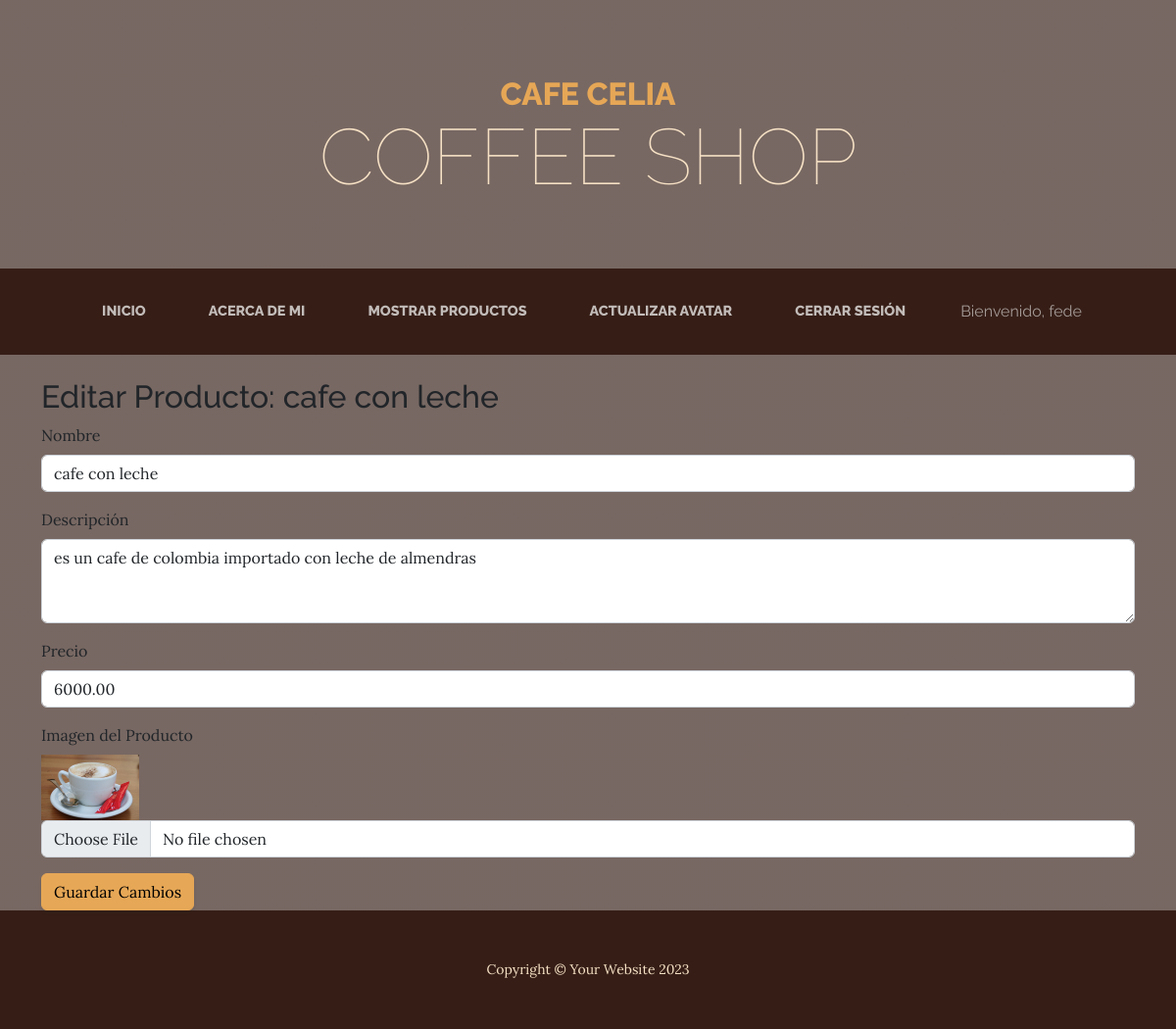
Page /productos/editar/8/ (signed in) on the committed database.
### app/models.py (models this page shows, shortened)
class Producto(models.Model):
    nombre = models.CharField(max_length=100)
    descripcion = models.TextField()
    precio = models.DecimalField(max_digits=10, decimal_places=2)
    imagen = models.ImageField(upload_to='productos/')

### app/views.py (the view)
# urls.py: path('productos/editar/<int:producto_id>/', views.editar_producto, name='editar_producto'),
@login_required
def editar_producto(request, producto_id):
    producto = get_object_or_404(Producto, id=producto_id)
    if request.method == 'POST':
        form = ProductoForm(request.POST, request.FILES, instance=producto)
        if form.is_valid():
            form.save()  # Guarda los cambios en el producto
            return redirect('mostrar_producto')  # Redirige a la página de productos
    else:
        form = ProductoForm(instance=producto)  # Carga el formulario con los datos del producto
    return render(request, 'app/editar_producto.html', {'form': form, 'producto': producto})

### app/forms.py
class ProductoForm(forms.ModelForm):
    class Meta:
        model = Producto
        fields = ['nombre', 'descripcion', 'precio', 'imagen']
        widgets = {
            'nombre': forms.TextInput(attrs={'class': 'form-control', 'placeholder': 'Nombre del producto'}),
            'descripcion': forms.Textarea(attrs={'class': 'form-control', 'placeholder': 'Descripción'}),
            'precio': forms.NumberInput(attrs={'class': 'form-control', 'placeholder': 'Precio'}),
            'imagen': forms.ClearableFileInput(attrs={'class': 'form-control'}),
        }

### app/templates/app/editar_producto.html (shortened to what this page needs)
{% extends "app/base.html" %}
{% block main %}
    <h2>Editar Producto: {{ producto.nombre }}</h2>
    <form method="POST" enctype="multipart/form-data">
        <div class="mb-3">
            <label for="nombre" class="form-label">Nombre</label>
            <input type="text" class="form-control" id="nombre" name="nombre" value="{{ producto.nombre }}" required>
        </div>
        <div class="mb-3">
            <label for="descripcion" class="form-label">Descripción</label>
            <textarea class="form-control" id="descripcion" name="descripcion" rows="3" required>{{ producto.descripcion }}</textarea>
        </div>
        <div class="mb-3">
            <label for="precio" class="form-label">Precio</label>
            <input type="number" class="form-control" id="precio" name="precio" value="{{ producto.precio }}" step="0.01" required>
        </div>
        <div class="mb-3">
            <label for="imagen" class="form-label">Imagen del Producto</label>
            {% if producto.imagen %}
                <div>
                    <img src="{{ producto.imagen.url }}" alt="{{ producto.nombre }}" style="max-width: 100px;">
                </div>
            {% endif %}
            <input type="file" class="form-control" id="imagen" name="imagen">
        </div>
        <button type="submit" class="btn btn-primary">Guardar Cambios</button>
    </form>
{% endblock %}

### app/templates/app/base.html (shortened to what this page needs)
<!DOCTYPE html>
{% load static %}
<html lang="en">
    <head>
        <link href="{% static 'app/css/styles.css' %}" rel="stylesheet" />
    </head>
    <body>
        <header>
            <h1 class="site-heading text-center text-faded d-none d-lg-block">
                <span class="site-heading-upper text-primary mb-3">Cafe Celia</span>
                <span class="site-heading-lower">Coffee shop</span>
            </h1>
        </header>
        <nav class="navbar navbar-expand-lg navbar-dark py-lg-4" id="mainNav">
            <div class="container">
                <div class="collapse navbar-collapse" id="navbarSupportedContent">
                    <ul class="navbar-nav mx-auto">
                        <li class="nav-item px-lg-4"><a class="nav-link text-uppercase" href="{% url 'inicio' %}">inicio</a></li>
                        <li class="nav-item px-lg-4"><a class="nav-link text-uppercase" href="{% url 'acerca' %}">Acerca de mi</a></li>
                        <li class="nav-item px-lg-4"><a class="nav-link text-uppercase" href="{% url 'productos' %}">Mostrar Productos</a></li>
                        {% if user.is_authenticated %}
                    <li class="nav-item px-lg-4"><a class="nav-link text-uppercase" href="{% url 'actualizar_avatar' %}">Actualizar Avatar</a></li>
                    <li class="nav-item px-lg-4"><a class="nav-link text-uppercase" href="{% url 'logout' %}">Cerrar sesión</a></li>
                    <li class="nav-item px-lg-4 nav-link">Bienvenido, {{ user.username }}</li>
                {% else %}
                    <li class="nav-item px-lg-4"><a class="nav-link text-uppercase" href="{% url 'login' %}">Iniciar sesión</a></li>
                    <li class="nav-item px-lg-4"><a class="nav-link text-uppercase" href="{% url 'register' %}">Registrarse</a></li>
                {% endif %}
                    </ul>
                </div>
            </div>
        </nav>
        <div class="container mt-4">
            {% block main %}
            {% endblock %}
        </div>
        <footer class="footer text-faded text-center py-5">
            <div class="container"><p class="m-0 small">Copyright &copy; Your Website 2023</p></div>
        </footer>
    </body>
</html>

### rows in the picture
Producto: nombre "cafe con leche", descripcion "es un cafe de colombia importado con leche de almendras", precio "6000.00", imagen (picture)

### other values in the picture
{{ user.username }} "fede"
